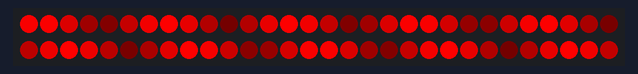
Bench run of a sketch on a simulated Arduino Uno, built with avr-gcc and run on an emulated ATmega328P. Parts: 60 RGB LEDs in strip order, left to right, continuing on the next row.

Above: at 0.02 s.
At 3.79 s:
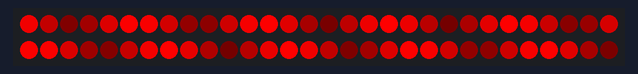
At 7.69 s:
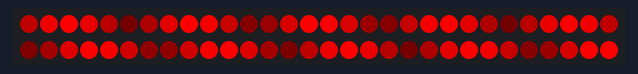
At 15.49 s:
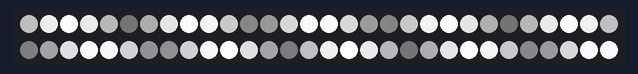
At 27.71 s:
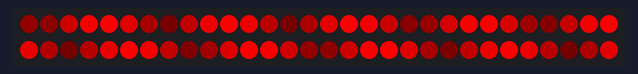
At 39.93 s:
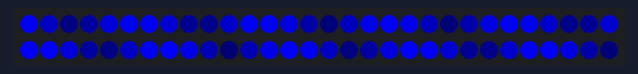

The sketch:

Running_Lights.ino
```cpp
#include "FastLED.h"
#define NUM_LEDS 60
CRGB leds[NUM_LEDS];
#define PIN 6

// Fade In and Fade Out: Red, Green and Blue
//
//SOURCE: https://www.tweaking4all.com/hardware/arduino/adruino-led-strip-effects/#RequiredLibraryNeoPixelorFastLED
//
void setup()
{
  FastLED.addLeds<WS2811, PIN, GRB>(leds, NUM_LEDS).setCorrection( TypicalLEDStrip );
}

// *** REPLACE FROM HERE ***


void loop() {
  RunningLights(0xff,0,0, 50);        // red
  RunningLights(0xff,0xff,0xff, 50);  // white
  RunningLights(0,0,0xff, 50);        // blue
}


void RunningLights(byte red, byte green, byte blue, int WaveDelay) {
  int Position=0;

  for(int j=0; j<NUM_LEDS*2; j++)
  {
      Position++; // = 0; //Position + Rate;
      for(int i=0; i<NUM_LEDS; i++) {
        // sine wave, 3 offset waves make a rainbow!
        //float level = sin(i+Position) * 127 + 128;
        //setPixel(i,level,0,0);
        //float level = sin(i+Position) * 127 + 128;
        setPixel(i,((sin(i+Position) * 127 + 128)/255)*red,
                   ((sin(i+Position) * 127 + 128)/255)*green,
                   ((sin(i+Position) * 127 + 128)/255)*blue);
      }

      showStrip();
      delay(WaveDelay);
  }
}


// *** REPLACE TO HERE ***

void showStrip() {
 #ifdef ADAFRUIT_NEOPIXEL_H
   // NeoPixel
   strip.show();
 #endif
 #ifndef ADAFRUIT_NEOPIXEL_H
   // FastLED
   FastLED.show();
 #endif
}

void setPixel(int Pixel, byte red, byte green, byte blue) {
 #ifdef ADAFRUIT_NEOPIXEL_H
   // NeoPixel
   strip.setPixelColor(Pixel, strip.Color(red, green, blue));
 #endif
 #ifndef ADAFRUIT_NEOPIXEL_H
   // FastLED
   leds[Pixel].r = red;
   leds[Pixel].g = green;
   leds[Pixel].b = blue;
 #endif
}

void setAll(byte red, byte green, byte blue) {
  for(int i = 0; i < NUM_LEDS; i++ ) {
    setPixel(i, red, green, blue);
  }
  showStrip();
}
```
